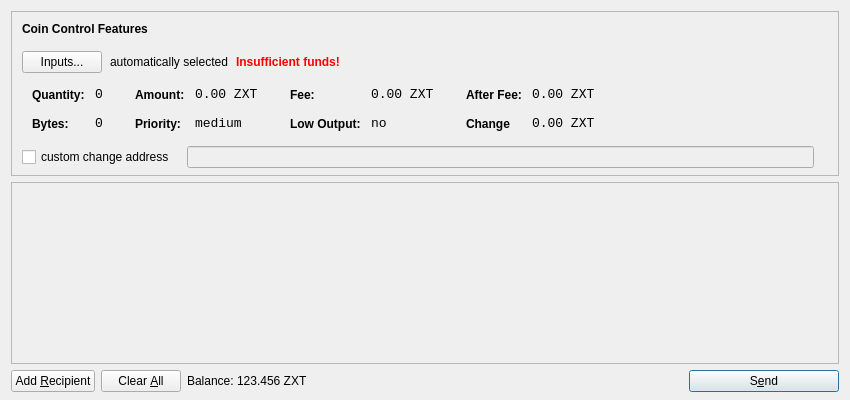
<?xml version="1.0" encoding="UTF-8"?>
<ui version="4.0">
 <class>SendCoinsDialog</class>
 <widget class="QDialog" name="SendCoinsDialog">
  <property name="geometry">
   <rect>
    <x>0</x>
    <y>0</y>
    <width>850</width>
    <height>400</height>
   </rect>
  </property>
  <property name="windowTitle">
   <string>Send Coins</string>
  </property>
  <layout class="QVBoxLayout" name="verticalLayout" stretch="0,1,0">
   <property name="bottomMargin">
    <number>8</number>
   </property>
   <item>
    <widget class="QFrame" name="frameCoinControl">
     <property name="sizePolicy">
      <sizepolicy hsizetype="Expanding" vsizetype="Expanding">
       <horstretch>0</horstretch>
       <verstretch>0</verstretch>
      </sizepolicy>
     </property>
     <property name="maximumSize">
      <size>
       <width>16777215</width>
       <height>16777215</height>
      </size>
     </property>
     <property name="frameShape">
      <enum>QFrame::StyledPanel</enum>
     </property>
     <property name="frameShadow">
      <enum>QFrame::Sunken</enum>
     </property>
     <layout class="QVBoxLayout" name="verticalLayoutCoinControl2">
      <property name="spacing">
       <number>6</number>
      </property>
      <property name="leftMargin">
       <number>0</number>
      </property>
      <property name="topMargin">
       <number>0</number>
      </property>
      <property name="rightMargin">
       <number>0</number>
      </property>
      <property name="bottomMargin">
       <number>6</number>
      </property>
      <item>
       <layout class="QVBoxLayout" name="verticalLayoutCoinControl" stretch="0,0,0,0,1">
        <property name="spacing">
         <number>0</number>
        </property>
        <property name="leftMargin">
         <number>10</number>
        </property>
        <property name="topMargin">
         <number>10</number>
        </property>
        <item>
         <layout class="QHBoxLayout" name="horizontalLayoutCoinControl1">
          <property name="bottomMargin">
           <number>15</number>
          </property>
          <item>
           <widget class="QLabel" name="labelCoinControlFeatures">
            <property name="sizePolicy">
             <sizepolicy hsizetype="Preferred" vsizetype="Maximum">
              <horstretch>0</horstretch>
              <verstretch>0</verstretch>
             </sizepolicy>
            </property>
            <property name="font">
             <font>
              <weight>75</weight>
              <bold>true</bold>
             </font>
            </property>
            <property name="styleSheet">
             <string notr="true">font-weight:bold;</string>
            </property>
            <property name="text">
             <string>Coin Control Features</string>
            </property>
           </widget>
          </item>
         </layout>
        </item>
        <item>
         <layout class="QHBoxLayout" name="horizontalLayoutCoinControl2" stretch="0,0,0,0">
          <property name="spacing">
           <number>8</number>
          </property>
          <property name="bottomMargin">
           <number>10</number>
          </property>
          <item>
           <widget class="QPushButton" name="pushButtonCoinControl">
            <property name="styleSheet">
             <string notr="true"/>
            </property>
            <property name="text">
             <string>Inputs...</string>
            </property>
           </widget>
          </item>
          <item>
           <widget class="QLabel" name="labelCoinControlAutomaticallySelected">
            <property name="text">
             <string>automatically selected</string>
            </property>
            <property name="margin">
             <number>5</number>
            </property>
           </widget>
          </item>
          <item>
           <widget class="QLabel" name="labelCoinControlInsuffFunds">
            <property name="font">
             <font>
              <weight>75</weight>
              <bold>true</bold>
             </font>
            </property>
            <property name="styleSheet">
             <string notr="true">color:red;font-weight:bold;</string>
            </property>
            <property name="text">
             <string>Insufficient funds!</string>
            </property>
            <property name="margin">
             <number>5</number>
            </property>
           </widget>
          </item>
          <item>
           <spacer name="horizontalSpacerCoinControl">
            <property name="orientation">
             <enum>Qt::Horizontal</enum>
            </property>
            <property name="sizeHint" stdset="0">
             <size>
              <width>40</width>
              <height>1</height>
             </size>
            </property>
           </spacer>
          </item>
         </layout>
        </item>
        <item>
         <widget class="QWidget" name="widgetCoinControl" native="true">
          <property name="sizePolicy">
           <sizepolicy hsizetype="Preferred" vsizetype="Preferred">
            <horstretch>0</horstretch>
            <verstretch>0</verstretch>
           </sizepolicy>
          </property>
          <property name="minimumSize">
           <size>
            <width>0</width>
            <height>0</height>
           </size>
          </property>
          <property name="styleSheet">
           <string notr="true"/>
          </property>
          <layout class="QHBoxLayout" name="horizontalLayoutCoinControl5">
           <property name="margin">
            <number>0</number>
           </property>
           <item>
            <layout class="QHBoxLayout" name="horizontalLayoutCoinControl3" stretch="0,0,0,1">
             <property name="spacing">
              <number>20</number>
             </property>
             <property name="topMargin">
              <number>0</number>
             </property>
             <property name="bottomMargin">
              <number>10</number>
             </property>
             <item>
              <layout class="QFormLayout" name="formLayoutCoinControl1">
               <property name="horizontalSpacing">
                <number>10</number>
               </property>
               <property name="verticalSpacing">
                <number>14</number>
               </property>
               <property name="leftMargin">
                <number>10</number>
               </property>
               <property name="topMargin">
                <number>4</number>
               </property>
               <property name="rightMargin">
                <number>6</number>
               </property>
               <item row="0" column="0">
                <widget class="QLabel" name="labelCoinControlQuantityText">
                 <property name="styleSheet">
                  <string notr="true">font-weight:bold;</string>
                 </property>
                 <property name="text">
                  <string>Quantity:</string>
                 </property>
                 <property name="margin">
                  <number>0</number>
                 </property>
                </widget>
               </item>
               <item row="0" column="1">
                <widget class="QLabel" name="labelCoinControlQuantity">
                 <property name="font">
                  <font>
                   <family>Monospace</family>
                   <pointsize>10</pointsize>
                  </font>
                 </property>
                 <property name="cursor">
                  <cursorShape>IBeamCursor</cursorShape>
                 </property>
                 <property name="contextMenuPolicy">
                  <enum>Qt::ActionsContextMenu</enum>
                 </property>
                 <property name="text">
                  <string>0</string>
                 </property>
                 <property name="margin">
                  <number>0</number>
                 </property>
                 <property name="textInteractionFlags">
                  <set>Qt::LinksAccessibleByMouse|Qt::TextSelectableByKeyboard|Qt::TextSelectableByMouse</set>
                 </property>
                </widget>
               </item>
               <item row="1" column="0">
                <widget class="QLabel" name="labelCoinControlBytesText">
                 <property name="styleSheet">
                  <string notr="true">font-weight:bold;</string>
                 </property>
                 <property name="text">
                  <string>Bytes:</string>
                 </property>
                </widget>
               </item>
               <item row="1" column="1">
                <widget class="QLabel" name="labelCoinControlBytes">
                 <property name="font">
                  <font>
                   <family>Monospace</family>
                   <pointsize>10</pointsize>
                  </font>
                 </property>
                 <property name="cursor">
                  <cursorShape>IBeamCursor</cursorShape>
                 </property>
                 <property name="contextMenuPolicy">
                  <enum>Qt::ActionsContextMenu</enum>
                 </property>
                 <property name="text">
                  <string>0</string>
                 </property>
                 <property name="textInteractionFlags">
                  <set>Qt::LinksAccessibleByMouse|Qt::TextSelectableByKeyboard|Qt::TextSelectableByMouse</set>
                 </property>
                </widget>
               </item>
              </layout>
             </item>
             <item>
              <layout class="QFormLayout" name="formLayoutCoinControl2">
               <property name="horizontalSpacing">
                <number>10</number>
               </property>
               <property name="verticalSpacing">
                <number>14</number>
               </property>
               <property name="leftMargin">
                <number>6</number>
               </property>
               <property name="topMargin">
                <number>4</number>
               </property>
               <property name="rightMargin">
                <number>6</number>
               </property>
               <item row="0" column="0">
                <widget class="QLabel" name="labelCoinControlAmountText">
                 <property name="styleSheet">
                  <string notr="true">font-weight:bold;</string>
                 </property>
                 <property name="text">
                  <string>Amount:</string>
                 </property>
                 <property name="margin">
                  <number>0</number>
                 </property>
                </widget>
               </item>
               <item row="0" column="1">
                <widget class="QLabel" name="labelCoinControlAmount">
                 <property name="font">
                  <font>
                   <family>Monospace</family>
                   <pointsize>10</pointsize>
                  </font>
                 </property>
                 <property name="cursor">
                  <cursorShape>IBeamCursor</cursorShape>
                 </property>
                 <property name="contextMenuPolicy">
                  <enum>Qt::ActionsContextMenu</enum>
                 </property>
                 <property name="text">
                  <string>0.00 ZXT</string>
                 </property>
                 <property name="textInteractionFlags">
                  <set>Qt::LinksAccessibleByMouse|Qt::TextSelectableByKeyboard|Qt::TextSelectableByMouse</set>
                 </property>
                </widget>
               </item>
               <item row="1" column="0">
                <widget class="QLabel" name="labelCoinControlPriorityText">
                 <property name="styleSheet">
                  <string notr="true">font-weight:bold;</string>
                 </property>
                 <property name="text">
                  <string>Priority:</string>
                 </property>
                </widget>
               </item>
               <item row="1" column="1">
                <widget class="QLabel" name="labelCoinControlPriority">
                 <property name="font">
                  <font>
                   <family>Monospace</family>
                   <pointsize>10</pointsize>
                  </font>
                 </property>
                 <property name="cursor">
                  <cursorShape>IBeamCursor</cursorShape>
                 </property>
                 <property name="contextMenuPolicy">
                  <enum>Qt::ActionsContextMenu</enum>
                 </property>
                 <property name="text">
                  <string>medium</string>
                 </property>
                 <property name="textInteractionFlags">
                  <set>Qt::LinksAccessibleByMouse|Qt::TextSelectableByKeyboard|Qt::TextSelectableByMouse</set>
                 </property>
                </widget>
               </item>
              </layout>
             </item>
             <item>
              <layout class="QFormLayout" name="formLayoutCoinControl3">
               <property name="horizontalSpacing">
                <number>10</number>
               </property>
               <property name="verticalSpacing">
                <number>14</number>
               </property>
               <property name="leftMargin">
                <number>6</number>
               </property>
               <property name="topMargin">
                <number>4</number>
               </property>
               <property name="rightMargin">
                <number>6</number>
               </property>
               <item row="0" column="0">
                <widget class="QLabel" name="labelCoinControlFeeText">
                 <property name="styleSheet">
                  <string notr="true">font-weight:bold;</string>
                 </property>
                 <property name="text">
                  <string>Fee:</string>
                 </property>
                 <property name="margin">
                  <number>0</number>
                 </property>
                </widget>
               </item>
               <item row="0" column="1">
                <widget class="QLabel" name="labelCoinControlFee">
                 <property name="font">
                  <font>
                   <family>Monospace</family>
                   <pointsize>10</pointsize>
                  </font>
                 </property>
                 <property name="cursor">
                  <cursorShape>IBeamCursor</cursorShape>
                 </property>
                 <property name="contextMenuPolicy">
                  <enum>Qt::ActionsContextMenu</enum>
                 </property>
                 <property name="text">
                  <string>0.00 ZXT</string>
                 </property>
                 <property name="textInteractionFlags">
                  <set>Qt::LinksAccessibleByMouse|Qt::TextSelectableByKeyboard|Qt::TextSelectableByMouse</set>
                 </property>
                </widget>
               </item>
               <item row="1" column="0">
                <widget class="QLabel" name="labelCoinControlLowOutputText">
                 <property name="styleSheet">
                  <string notr="true">font-weight:bold;</string>
                 </property>
                 <property name="text">
                  <string>Low Output:</string>
                 </property>
                </widget>
               </item>
               <item row="1" column="1">
                <widget class="QLabel" name="labelCoinControlLowOutput">
                 <property name="font">
                  <font>
                   <family>Monospace</family>
                   <pointsize>10</pointsize>
                  </font>
                 </property>
                 <property name="cursor">
                  <cursorShape>IBeamCursor</cursorShape>
                 </property>
                 <property name="contextMenuPolicy">
                  <enum>Qt::ActionsContextMenu</enum>
                 </property>
                 <property name="text">
                  <string>no</string>
                 </property>
                 <property name="textInteractionFlags">
                  <set>Qt::LinksAccessibleByMouse|Qt::TextSelectableByKeyboard|Qt::TextSelectableByMouse</set>
                 </property>
                </widget>
               </item>
              </layout>
             </item>
             <item>
              <layout class="QFormLayout" name="formLayoutCoinControl4">
               <property name="horizontalSpacing">
                <number>10</number>
               </property>
               <property name="verticalSpacing">
                <number>14</number>
               </property>
               <property name="leftMargin">
                <number>6</number>
               </property>
               <property name="topMargin">
                <number>4</number>
               </property>
               <property name="rightMargin">
                <number>6</number>
               </property>
               <item row="0" column="0">
                <widget class="QLabel" name="labelCoinControlAfterFeeText">
                 <property name="styleSheet">
                  <string notr="true">font-weight:bold;</string>
                 </property>
                 <property name="text">
                  <string>After Fee:</string>
                 </property>
                 <property name="margin">
                  <number>0</number>
                 </property>
                </widget>
               </item>
               <item row="0" column="1">
                <widget class="QLabel" name="labelCoinControlAfterFee">
                 <property name="font">
                  <font>
                   <family>Monospace</family>
                   <pointsize>10</pointsize>
                  </font>
                 </property>
                 <property name="cursor">
                  <cursorShape>IBeamCursor</cursorShape>
                 </property>
                 <property name="contextMenuPolicy">
                  <enum>Qt::ActionsContextMenu</enum>
                 </property>
                 <property name="text">
                  <string>0.00 ZXT</string>
                 </property>
                 <property name="textInteractionFlags">
                  <set>Qt::LinksAccessibleByMouse|Qt::TextSelectableByKeyboard|Qt::TextSelectableByMouse</set>
                 </property>
                </widget>
               </item>
               <item row="1" column="0">
                <widget class="QLabel" name="labelCoinControlChangeText">
                 <property name="styleSheet">
                  <string notr="true">font-weight:bold;</string>
                 </property>
                 <property name="text">
                  <string>Change</string>
                 </property>
                </widget>
               </item>
               <item row="1" column="1">
                <widget class="QLabel" name="labelCoinControlChange">
                 <property name="font">
                  <font>
                   <family>Monospace</family>
                   <pointsize>10</pointsize>
                  </font>
                 </property>
                 <property name="cursor">
                  <cursorShape>IBeamCursor</cursorShape>
                 </property>
                 <property name="contextMenuPolicy">
                  <enum>Qt::ActionsContextMenu</enum>
                 </property>
                 <property name="text">
                  <string>0.00 ZXT</string>
                 </property>
                 <property name="textInteractionFlags">
                  <set>Qt::LinksAccessibleByMouse|Qt::TextSelectableByKeyboard|Qt::TextSelectableByMouse</set>
                 </property>
                </widget>
               </item>
              </layout>
             </item>
            </layout>
           </item>
          </layout>
         </widget>
        </item>
        <item>
         <layout class="QHBoxLayout" name="horizontalLayoutCoinControl4" stretch="0,0,0">
          <property name="spacing">
           <number>12</number>
          </property>
          <property name="sizeConstraint">
           <enum>QLayout::SetDefaultConstraint</enum>
          </property>
          <property name="topMargin">
           <number>5</number>
          </property>
          <property name="rightMargin">
           <number>5</number>
          </property>
          <item>
           <widget class="QCheckBox" name="checkBoxCoinControlChange">
            <property name="text">
             <string>custom change address</string>
            </property>
           </widget>
          </item>
          <item>
           <widget class="QLineEdit" name="lineEditCoinControlChange">
            <property name="enabled">
             <bool>false</bool>
            </property>
            <property name="sizePolicy">
             <sizepolicy hsizetype="Expanding" vsizetype="Fixed">
              <horstretch>0</horstretch>
              <verstretch>0</verstretch>
             </sizepolicy>
            </property>
           </widget>
          </item>
          <item>
           <widget class="QLabel" name="labelCoinControlChangeLabel">
            <property name="sizePolicy">
             <sizepolicy hsizetype="Preferred" vsizetype="Expanding">
              <horstretch>0</horstretch>
              <verstretch>0</verstretch>
             </sizepolicy>
            </property>
            <property name="minimumSize">
             <size>
              <width>0</width>
              <height>0</height>
             </size>
            </property>
            <property name="text">
             <string/>
            </property>
            <property name="margin">
             <number>3</number>
            </property>
           </widget>
          </item>
         </layout>
        </item>
        <item>
         <spacer name="verticalSpacerCoinControl">
          <property name="orientation">
           <enum>Qt::Vertical</enum>
          </property>
          <property name="sizeHint" stdset="0">
           <size>
            <width>800</width>
            <height>1</height>
           </size>
          </property>
         </spacer>
        </item>
       </layout>
      </item>
     </layout>
    </widget>
   </item>
   <item>
    <widget class="QScrollArea" name="scrollArea">
     <property name="widgetResizable">
      <bool>true</bool>
     </property>
     <widget class="QWidget" name="scrollAreaWidgetContents">
      <property name="geometry">
       <rect>
        <x>0</x>
        <y>0</y>
        <width>830</width>
        <height>162</height>
       </rect>
      </property>
      <layout class="QVBoxLayout" name="verticalLayout_2">
       <property name="margin">
        <number>0</number>
       </property>
       <item>
        <layout class="QVBoxLayout" name="entries">
         <property name="spacing">
          <number>6</number>
         </property>
        </layout>
       </item>
       <item>
        <spacer name="verticalSpacer">
         <property name="orientation">
          <enum>Qt::Vertical</enum>
         </property>
         <property name="sizeHint" stdset="0">
          <size>
           <width>20</width>
           <height>40</height>
          </size>
         </property>
        </spacer>
       </item>
      </layout>
     </widget>
    </widget>
   </item>
   <item>
    <layout class="QHBoxLayout" name="horizontalLayout">
     <item>
      <widget class="QPushButton" name="addButton">
       <property name="toolTip">
        <string>Send to multiple recipients at once</string>
       </property>
       <property name="text">
        <string>Add &amp;Recipient</string>
       </property>
       <property name="icon">
        <iconset resource="../bitcoin.qrc">
         <normaloff>:/icons/add</normaloff>:/icons/add</iconset>
       </property>
       <property name="autoDefault">
        <bool>false</bool>
       </property>
      </widget>
     </item>
     <item>
      <widget class="QPushButton" name="clearButton">
       <property name="sizePolicy">
        <sizepolicy hsizetype="Minimum" vsizetype="Fixed">
         <horstretch>0</horstretch>
         <verstretch>0</verstretch>
        </sizepolicy>
       </property>
       <property name="toolTip">
        <string>Remove all transaction fields</string>
       </property>
       <property name="text">
        <string>Clear &amp;All</string>
       </property>
       <property name="icon">
        <iconset resource="../bitcoin.qrc">
         <normaloff>:/icons/remove</normaloff>:/icons/remove</iconset>
       </property>
       <property name="autoRepeatDelay">
        <number>300</number>
       </property>
       <property name="autoDefault">
        <bool>false</bool>
       </property>
      </widget>
     </item>
     <item>
      <layout class="QHBoxLayout" name="horizontalLayout_2">
       <property name="spacing">
        <number>3</number>
       </property>
       <item>
        <widget class="QLabel" name="label">
         <property name="sizePolicy">
          <sizepolicy hsizetype="Preferred" vsizetype="Fixed">
           <horstretch>0</horstretch>
           <verstretch>0</verstretch>
          </sizepolicy>
         </property>
         <property name="text">
          <string>Balance:</string>
         </property>
        </widget>
       </item>
       <item>
        <widget class="QLabel" name="labelBalance">
         <property name="sizePolicy">
          <sizepolicy hsizetype="Preferred" vsizetype="Fixed">
           <horstretch>0</horstretch>
           <verstretch>0</verstretch>
          </sizepolicy>
         </property>
         <property name="cursor">
          <cursorShape>IBeamCursor</cursorShape>
         </property>
         <property name="text">
          <string>123.456 ZXT</string>
         </property>
         <property name="textInteractionFlags">
          <set>Qt::LinksAccessibleByMouse|Qt::TextSelectableByKeyboard|Qt::TextSelectableByMouse</set>
         </property>
        </widget>
       </item>
      </layout>
     </item>
     <item>
      <spacer name="horizontalSpacer">
       <property name="orientation">
        <enum>Qt::Horizontal</enum>
       </property>
       <property name="sizeHint" stdset="0">
        <size>
         <width>40</width>
         <height>20</height>
        </size>
       </property>
      </spacer>
     </item>
     <item>
      <widget class="QPushButton" name="sendButton">
       <property name="minimumSize">
        <size>
         <width>150</width>
         <height>0</height>
        </size>
       </property>
       <property name="toolTip">
        <string>Confirm the send action</string>
       </property>
       <property name="text">
        <string>S&amp;end</string>
       </property>
       <property name="icon">
        <iconset resource="../bitcoin.qrc">
         <normaloff>:/icons/send</normaloff>:/icons/send</iconset>
       </property>
       <property name="default">
        <bool>true</bool>
       </property>
      </widget>
     </item>
    </layout>
   </item>
  </layout>
 </widget>
 <resources>
  <include location="../bitcoin.qrc"/>
 </resources>
 <connections/>
</ui>
